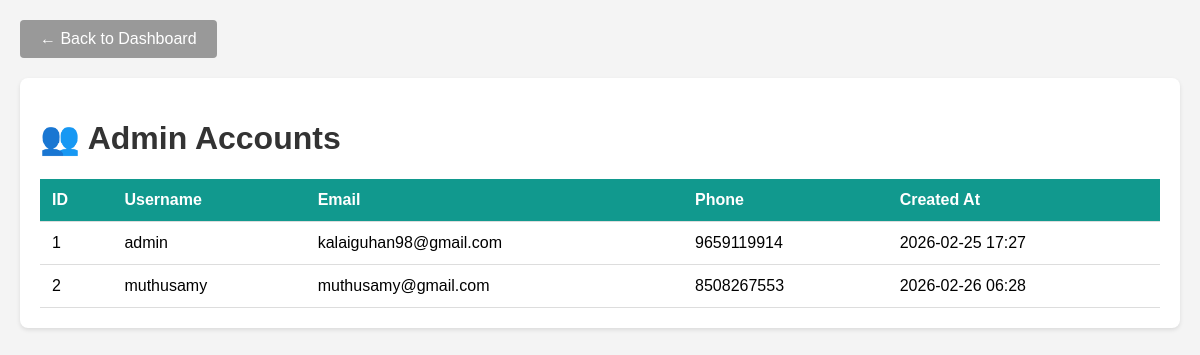
Screenshot of /admin/admins (signed in) with the database file from the repository.
### app.py (models this page shows, shortened)
class Admin(db.Model):
    id = db.Column(db.Integer, primary_key=True)
    username = db.Column(db.String(100), unique=True, nullable=False)
    email = db.Column(db.String(120), unique=True, nullable=False)
    phone = db.Column(db.String(15), nullable=False)
    password = db.Column(db.String(200), nullable=False)
    created_at = db.Column(db.DateTime, default=datetime.utcnow)

### app.py (the view)
@app.route("/admin/admins")
def view_admins():
    if "username" not in session or session["role"] != "admin":
        return redirect(url_for("login"))
    admins = Admin.query.all()
    return render_template("admin_list.html", admins=admins)

### app.py (called while the page is built)
def ensure_car_columns():
    with db.engine.begin() as conn:
        columns = [row[1] for row in conn.execute(text("PRAGMA table_info(car)"))]
        if "status" not in columns:
            conn.execute(text("ALTER TABLE car ADD COLUMN status VARCHAR(20) DEFAULT 'assigned'"))
        conn.execute(text("UPDATE car SET status='assigned' WHERE status IS NULL"))

@app.before_request
def before_first_request():
    with app.app_context():
        db.create_all()
        ensure_car_columns()

### templates/admin_list.html (shortened to what this page needs)
<!DOCTYPE html>
<html>
<head>
</head>
<body>
<a href="/admin/dashboard" class="btn-back">← Back to Dashboard</a>
<div class="container">
    <h1>👥 Admin Accounts</h1>
    <table>
        <thead>
            <tr>
                <th>ID</th>
                <th>Username</th>
                <th>Email</th>
                <th>Phone</th>
                <th>Created At</th>
            </tr>
        </thead>
        <tbody>
            {% if admins %}
                {% for admin in admins %}
                <tr>
                    <td>{{ admin.id }}</td>
                    <td>{{ admin.username }}</td>
                    <td>{{ admin.email }}</td>
                    <td>{{ admin.phone }}</td>
                    <td>{{ admin.created_at.strftime('%Y-%m-%d %H:%M') }}</td>
                </tr>
                {% endfor %}
            {% else %}
                <tr>
                    <td colspan="5" style="text-align: center;">No admin accounts found</td>
                </tr>
            {% endif %}
        </tbody>
    </table>
</div>
</body>
</html>

### templates/admin_list.html (style rules this page uses)
body { font-family: Arial, sans-serif; margin: 20px; background-color: #f4f4f4; }
h1 { color: #333; }
.btn-back { background-color: #999; color: white; padding: 10px 20px; text-decoration: none; border-radius: 4px; display: inline-block; margin-bottom: 20px; }
.container { background: white; padding: 20px; border-radius: 8px; box-shadow: 0 2px 4px rgba(0,0,0,0.1); margin-bottom: 20px; }
table { width: 100%; border-collapse: collapse; margin-top: 15px; }
th, td { padding: 12px; text-align: left; border-bottom: 1px solid #ddd; }
th { background-color: #11998e; color: white; }

### rows the page displays
Admin: id "1", username "admin", email "kalaiguhan98@gmail.com", phone "9659119914", created_at "2026-02-25 17:27"
Admin: id "2", username "muthusamy", email "muthusamy@gmail.com", phone "8508267553", created_at "2026-02-26 06:28"
